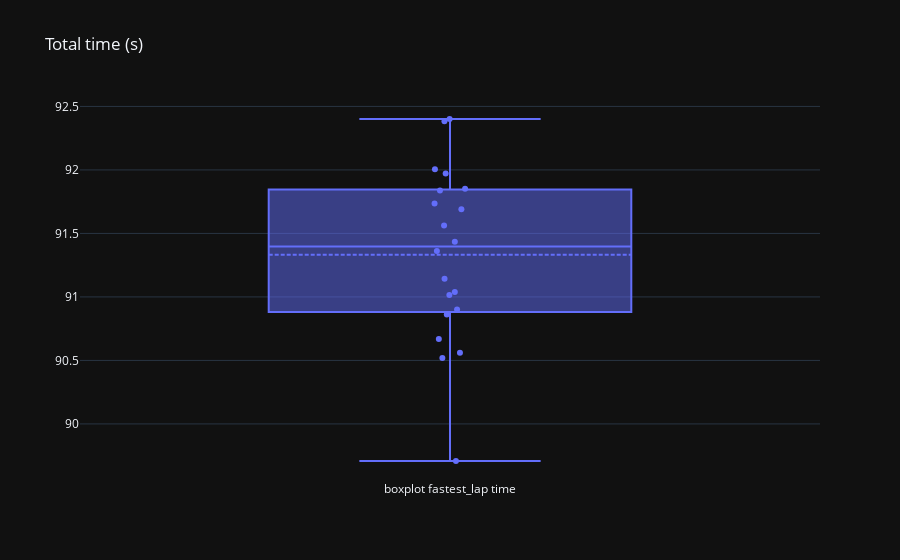

Source (notebook cell):
### Code cell
fig = go.Figure(layout=go.Layout(title="Total time (s)", template="plotly_dark"))
fig.add_trace(go.Box(y=last_gp["best_lap"], name="boxplot fastest_lap time", boxpoints="all", jitter=0.1, pointpos=0, boxmean=True, text=last_gp["pilot"]))

### Figure 1 — Plotly figure (JSON) as saved in the notebook; plotly's stock layout.template omitted (floating-point values rounded to 4 significant figures)
{"data": [{"boxmean": true, "boxpoints": "all", "jitter": 0.1, "name": "boxplot fastest_lap time", "pointpos": 0, "text": ["ver", "per", "alo", "rus", "sai", "ham", "lec", "gas", "oco", "mag", "tsu", "str", "bot", "alb", "hul", "zho", "nor", "dev", "pia", "sar"], "type": "box", "y": [89.71, 90.56, 90.52, 91.02, 91.36, 90.67, 91.43, 91.97, 91.14, 91.69, 91.04, 90.86, 91.84, 91.85, 90.9, 91.74, 92.4, 91.56, 92.01, 92.38]}], "layout": {"title": {"text": "Total time (s)"}}}
